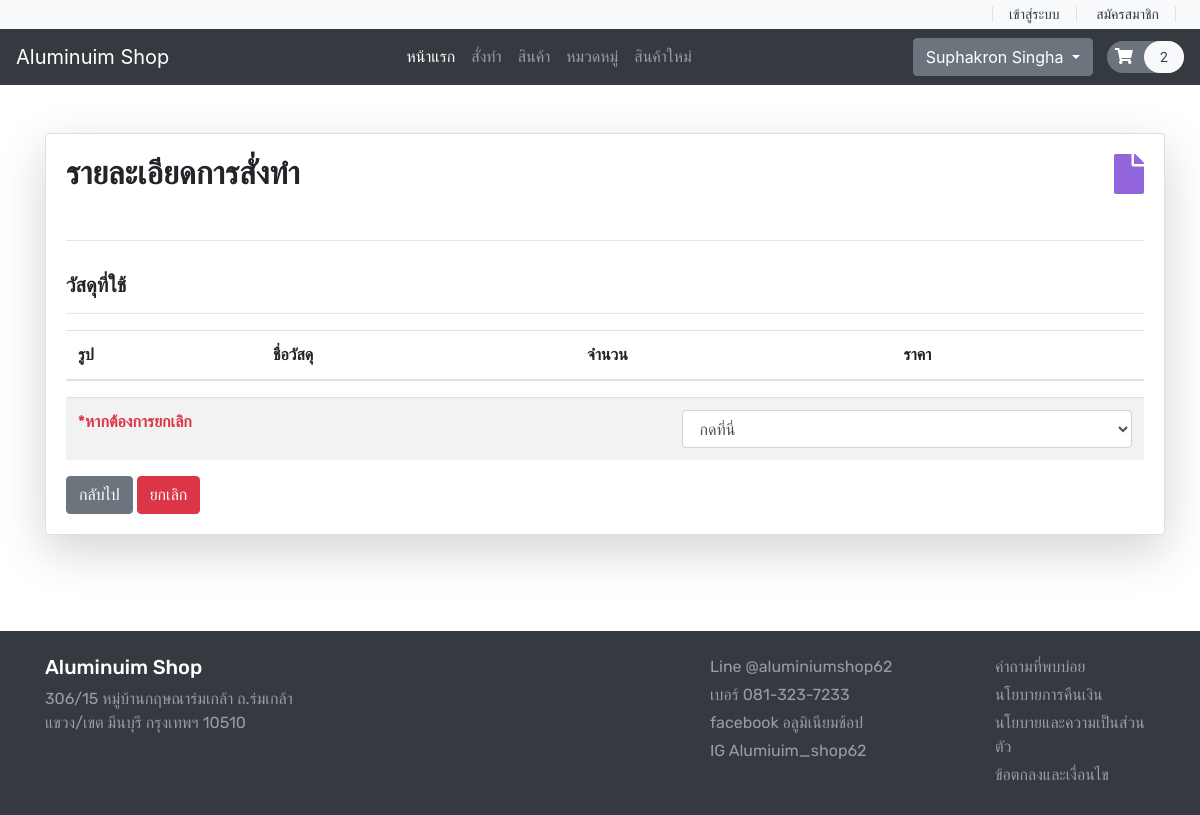
Page /usermadeOrderdetail.php?id=ee1f4ba4-1b19-4004-98c7-fae2f19ed5ce (signed in) on the earlier database version.
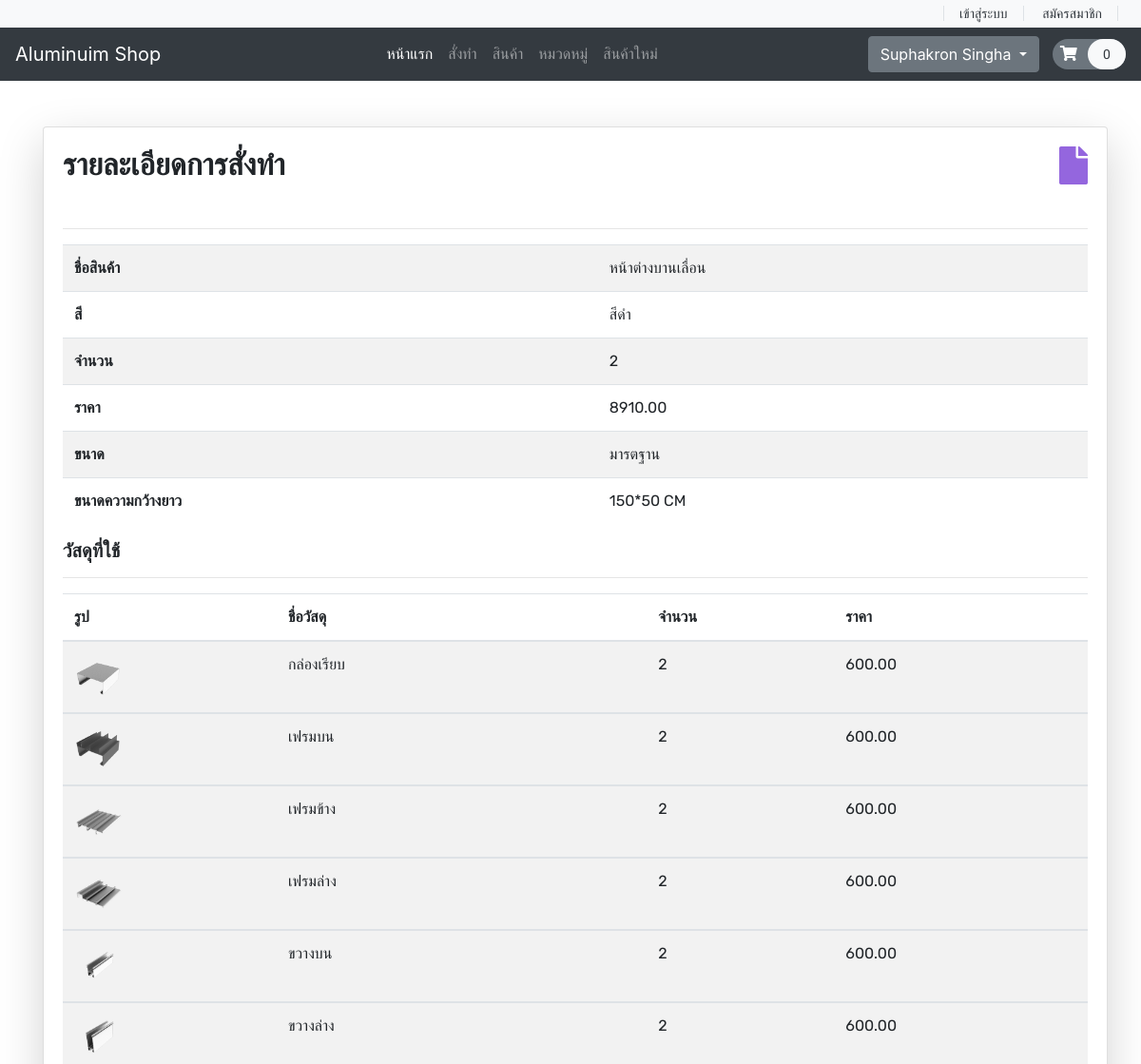
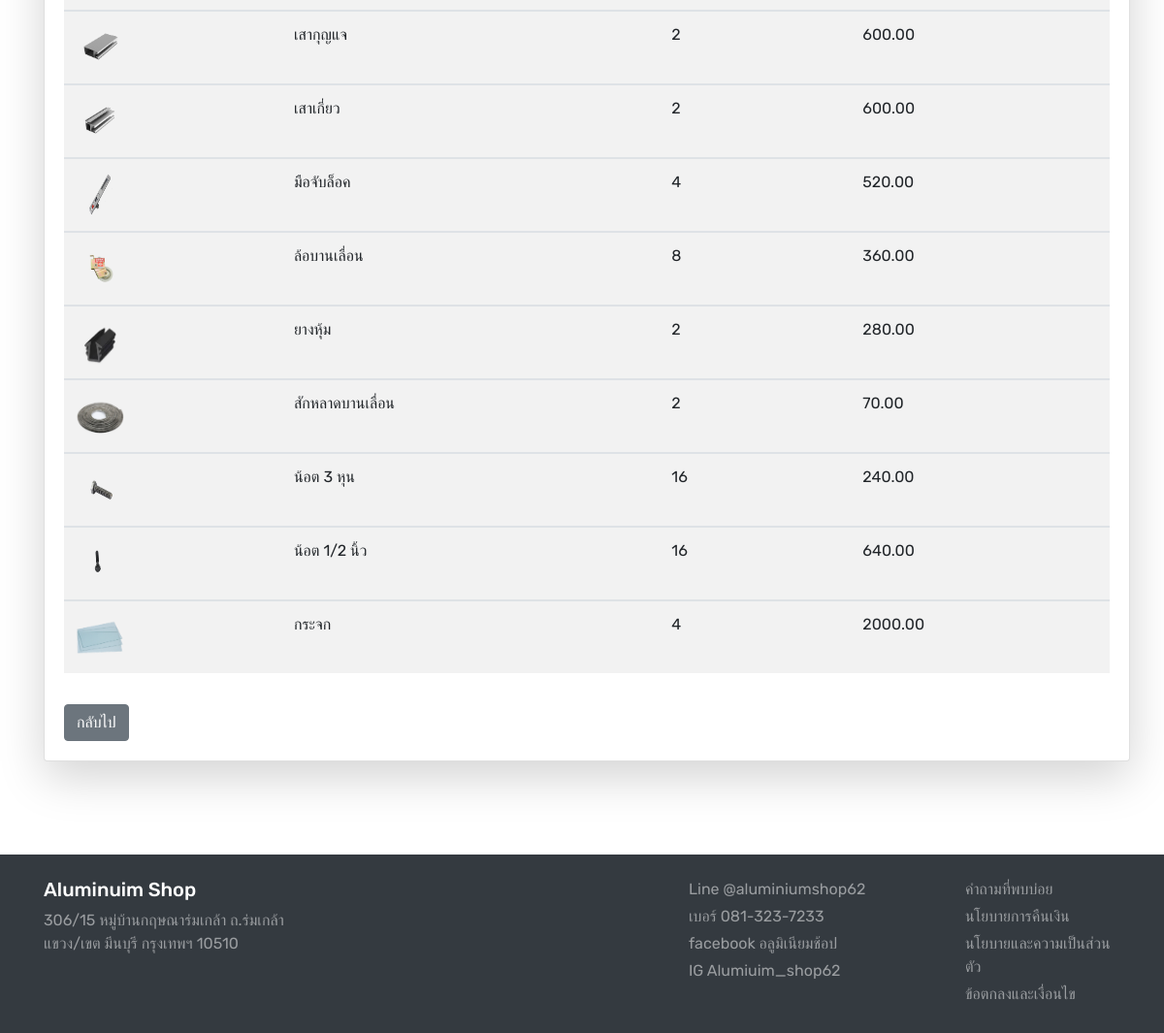
Same page on the later database version (2 pictures, top to bottom).
### tables this page shows
CREATE TABLE `made_orders` (
  `id` int(11) NOT NULL COMMENT 'รหัส',
  `made_id` varchar(255) NOT NULL COMMENT 'รหัสการสั้งทำ',
  `blue_id` int(11) NOT NULL COMMENT 'บลูปลิ้น',
  `user_id` int(11) NOT NULL COMMENT 'รหัสUser',
  `color` varchar(255) NOT NULL COMMENT 'สี',
  `made_price` double(10,2) NOT NULL COMMENT 'ราคา',
  `datetime` datetime NOT NULL DEFAULT current_timestamp() COMMENT 'เวลา',
  `size` varchar(255) NOT NULL COMMENT 'ขนาด',
  `details` text NOT NULL COMMENT 'รายละเอียด',
  `status` varchar(255) NOT NULL COMMENT 'สถานะ',
  `made_qty` int(11) NOT NULL COMMENT 'จำนวน'
);

CREATE TABLE `blueprint` (
  `id` int(11) NOT NULL,
  `blue_id` int(11) NOT NULL,
  `name` varchar(255) NOT NULL,
  `price` double(10,2) NOT NULL
);

CREATE TABLE `made_order_details` (
  `id` int(11) NOT NULL,
  `made_id` varchar(255) NOT NULL,
  `blue_id` int(11) NOT NULL,
  `item_id` int(11) NOT NULL,
  `MD_price` double(10,2) NOT NULL,
  `MD_Qty` int(11) NOT NULL
);

CREATE TABLE `product` (
  `item_id` int(11) NOT NULL,
  `item_brand` int(11) NOT NULL,
  `item_name` varchar(255) NOT NULL,
  `item_price` double(10,2) NOT NULL,
  `item_image` varchar(255) NOT NULL,
  `item_register` datetime DEFAULT NULL,
  `item_qty` int(11) NOT NULL
);

### database/DBController.php (called while the page is built, shortened)
<?php
class DBController
{
    protected $host = 'localhost';
    protected $user = 'root';
    protected $password = '';
    protected $database = "project";
    public function __construct()
    {
        $this->con = mysqli_connect($this->host, $this->user, $this->password, $this->database);
    }
}

### functions.php (called while the page is built, shortened)
<?php
require ('database/DBController.php');
require ('database/Product.php');
require ('database/User.php');
$db = new DBController();
$product = new Product($db);
$userorder = new User($db);

### database/Product.php (called while the page is built, shortened)
<?php
class Product
{
    public $db = null;
    public function __construct(DBController $db)
    {
        $this->db = $db;
    }
    public function getData($table = 'product'){
        $result = $this->db->con->query("SELECT * FROM {$table} ");
        $resultArray = array();
        while ($item = mysqli_fetch_array($result, MYSQLI_ASSOC)){
            $resultArray[] = $item;
        }
        return $resultArray;
    }
}

### database/User.php (called while the page is built, shortened)
<?php
class User
{
    public $db = null;
    public function __construct(DBController $db)
    {
        $this->db = $db;
    }
    public function madeOrderUserhaed($made_id) {
        $result = mysqli_query($this->db->con,
        "SELECT made_orders.made_id, blueprint.name, made_orders.color, made_orders.made_qty,
        made_orders.made_price, made_orders.size, made_orders.details
        FROM made_orders
        INNER JOIN blueprint ON made_orders.blue_id = blueprint.blue_id
        WHERE made_orders.made_id  = '$made_id'");
        return $result;
    }
    public function madeOrderUserdetails($made_id) {
        $result = mysqli_query($this->db->con,
        "SELECT made_order_details.id, made_order_details.made_id, product.item_image, product.item_name, made_order_details.MD_price, made_order_details.MD_Qty, made_orders.status FROM made_order_details
        INNER JOIN made_orders ON made_order_details.made_id = made_orders.made_id
        INNER JOIN product ON made_order_details.item_id = product.item_id
        WHERE made_order_details.made_id = '$made_id'");
        return $result;
    }
}

### usermadeOrderdetail.php (the view, shortened to what the changed rows need)
<?php
    if ($_SESSION['user_id'] == "") {
        $_SESSION['error'] = 'กรุณาเข้าสู่ระบบ!';
        header("location: login.php");
    } else {
?>
<?php
include ('header.php');
?>
<br>
<br>
<div class="container">
        <div class="row">
            <div class="col-md-3">
                <div class="card shadow-lg p-30 card-responsive" style="width: 70rem;">
                    <div class="card-body">
                        <div class="font-rubik ">
                                <h2><strong>รายละเอียดการสั่งทำ</strong></h2>
                                <br>
                                <table class="table table-striped">
                                    <?php
                                        $made_id = $_GET['id'];
                                        $sql = $userorder->madeOrderUserhaed($made_id);
                                        while($row1 = mysqli_fetch_array($sql)) {
                                    ?>
                                    <tbody>
                                        <tr>
                                            <td><strong>ชื่อสินค้า</strong></td>
                                            <td><?php echo $row1['name']; ?></td>
                                        </tr>
                                        <tr>
                                            <td><strong>สี</strong></td>
                                            <td><?php echo $row1['color']; ?></td>
                                        </tr>
                                        <tr>
                                            <td><strong>จำนวน</strong></td>
                                            <td><?php echo $row1['made_qty']; ?></td>
                                        </tr>
                                        <tr>
                                            <td><strong>ราคา</strong></td>
                                            <td><?php echo $row1['made_price']; ?></td>
                                        </tr>
                                        <tr>
                                            <td><strong>ขนาด</strong></td>
                                            <td><?php echo $row1['size']; ?></td>
                                        </tr>
                                        <tr>
                                            <td><strong>ขนาดความกว้างยาว</strong></td>
                                            <td><?php echo $row1['details']; ?></td>
                                        </tr>
                                    </tbody>
                                    <?php
                                        }
                                    ?>
                                </table>
                                <table class="table table-striped">
                                    <thead>
                                        <th>รูป</th>
                                        <th>ชื่อวัสดุ</th>
                                        <th>จำนวน</th>
                                        <th>ราคา</th>
                                    </thead>
                                    <?php
                                        $sql = $userorder->madeOrderUserdetails($made_id);
                                        while($row = mysqli_fetch_array($sql)) {
                                    ?>
                                    <tbody>
                                        <tr>
                                            <td><img src="<?php echo $row['item_image']; ?>" width="50px" height="50px" alt=" "></td>
                                            <td><?php echo $row['item_name']; ?></td>
                                            <td><?php echo $row['MD_Qty']; ?></td>
                                            <td><?php echo $row['MD_price']; ?></td>
                                        </tr>
                                    </tbody>
                                    <?php
                                        $status = $row['status'];
                                        }
                                    ?>
                                </table>
                                <table class="table table-striped">
                                <?php if($status=='in process'){ ?>
                                <?php }else if($status=='success'){ ?>
                                <?php }else if($status=='rejected'){ ?>
                                <?php }else if($status=='finish'){ ?>
                                <?php }else{ ?>
                                <form method="post" action="usermadeorderupdate.php">
                                                <tr>
                                                    <td><strong class='text-danger'>*หากต้องการยกเลิก</strong></td>
                                                    <td>
                                                        <select class="form-control" name="status">
                                                            <option value="" disabled selected>กดที่นี่</option>
                                                        </select>
                                                    </td>
                                                </tr>
                                        <?php } ?>
                                </table>
                                <td>
                                    <a href="usermadeorder.php" class="btn btn-secondary">กลับไป</a>
                                        <?php if($status=='in process'){ ?>
                                        <?php }else if($status=='success'){ ?>
                                        <?php }else if($status=='rejected'){ ?>
                                        <?php }else if($status=='finish'){ ?>
                                        <?php }else if($status=='Acept'){ ?>
                                            <button class="btn btn-danger" type="submit" name="submit">ยกเลิก</button>
                                        <?php }else{ ?>
                                            <button class="btn btn-danger" type="submit" name="submit">ยกเลิก</button>
                                        <?php } ?>
                                </td>
                            </div>
                        </div>
                    </div>
                </div>
            </div>
        </div>
<br>
<br>
<br>
<br>
<?php
include ('footer.php');
?>
<?php
}
?>

### header.php (shortened to what the changed rows need)
<!DOCTYPE html>
<html lang="en">
<head>
    <link rel="stylesheet" href="https://stackpath.bootstrapcdn.com/bootstrap/4.4.1/css/bootstrap.min.css">
    <link rel="stylesheet" href="https://cdnjs.cloudflare.com/ajax/libs/OwlCarousel2/2.3.4/assets/owl.carousel.min.css" />
    <link rel="stylesheet" href="https://cdnjs.cloudflare.com/ajax/libs/OwlCarousel2/2.3.4/assets/owl.theme.default.min.css" />
    <link rel="stylesheet" href="https://cdnjs.cloudflare.com/ajax/libs/font-awesome/5.13.0/css/all.min.css" />
    <link rel="stylesheet" href="style.css">
    <?php
    require ('functions.php');
    ?>
</head>
<body>
<header id="header">
    <nav class="navbar navbar-expand-lg navbar-dark bg-dark">
        <div class="collapse navbar-collapse" id="navbarNav">
            <?php if(isset($_SESSION['user_id'])) { ?>
                <div class="dropdown">
                    <button class="btn btn-secondary dropdown-toggle" type="button" id="dropdownMenuButton" data-toggle="dropdown" aria-haspopup="true" aria-expanded="false">
                        <?php echo $_SESSION['fullname']; ?>
                    </button>
                </div>
                <form action="#" class="font-size-14 font-rale">
                    <a href="cart.php" class="py-2 rounded-pill bg-secondary">
                        <span class="font-size-16 px-2 text-white"><i class="fas fa-shopping-cart"></i></span>
                        <span class="px-3 py-2 rounded-pill text-dark bg-light"><?php echo count($product->getData('cart')); ?></span>
                    </a>
                </form>
            <?php
            }
            ?>
        </div>
    </nav>
</header>
<main id="main-site">

Differences in the rows shown:
added made_orders: blueprint.name "หน้าต่างบานเลื่อน", color "สีดำ", made_qty "2", made_price "8910.00", size "มารตฐาน", details "150*50 CM"
added made_order_details: item.item_image (picture), item.item_name "กล่องเรียบ", MD_Qty "2", MD_price "600.00"
added made_order_details: item.item_image (picture), item.item_name "เฟรมบน", MD_Qty "2", MD_price "600.00"
added made_order_details: item.item_image (picture), item.item_name "เฟรมข้าง", MD_Qty "2", MD_price "600.00"
added made_order_details: item.item_image (picture), item.item_name "เฟรมล่าง", MD_Qty "2", MD_price "600.00"
added made_order_details: item.item_image (picture), item.item_name "ขวางบน", MD_Qty "2", MD_price "600.00"
added made_order_details: item.item_image (picture), item.item_name "ขวางล่าง", MD_Qty "2", MD_price "600.00"
added made_order_details: item.item_image (picture), item.item_name "เสากุญแจ", MD_Qty "2", MD_price "600.00"
added made_order_details: item.item_image (picture), item.item_name "เสาเกี่ยว", MD_Qty "2", MD_price "600.00"
added made_order_details: item.item_image (picture), item.item_name "มือจับล็อค", MD_Qty "4", MD_price "520.00"
added made_order_details: item.item_image (picture), item.item_name "ล้อบานเลื่อน", MD_Qty "8", MD_price "360.00"
added made_order_details: item.item_image (picture), item.item_name "ยางหุ้ม", MD_Qty "2", MD_price "280.00"
added made_order_details: item.item_image (picture), item.item_name "สักหลาดบานเลื่อน", MD_Qty "2", MD_price "70.00"
added made_order_details: item.item_image (picture), item.item_name "น้อต 3 หุน", MD_Qty "16", MD_price "240.00"
added made_order_details: item.item_image (picture), item.item_name "น้อต 1/2 นิ้ว", MD_Qty "16", MD_price "640.00"
added made_order_details: item.item_image (picture), item.item_name "กระจก", MD_Qty "4", MD_price "2000.00"
Other differences:
count($product->getData('cart')): "2" → "0"
form field status: "กดที่นี่" → (not shown)
text no longer shown: "*หากต้องการยกเลิก ยกเลิก"
